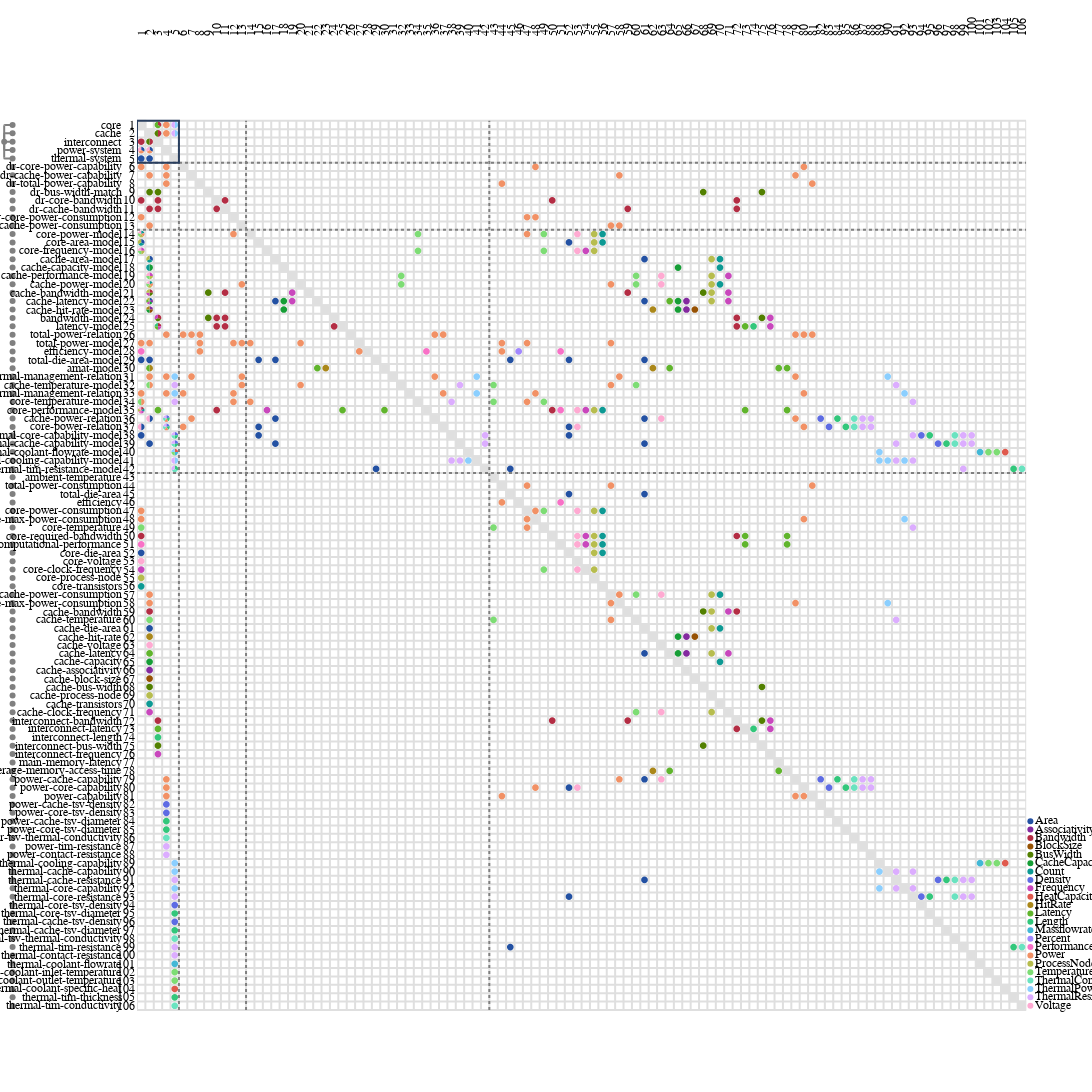

The notebook cell saved with this chart:
### Code cell
figure = raesl.plot.mdm(
    graph,
    # node_kinds=["component", "variable", "function_spec", "design_spec", "relation_spec"],
    # edge_kinds=["functional_dependency", "mapping_dependency"],
    depth=2,
)
figure.write_image("figures/mdm.svg")
figure.show()
